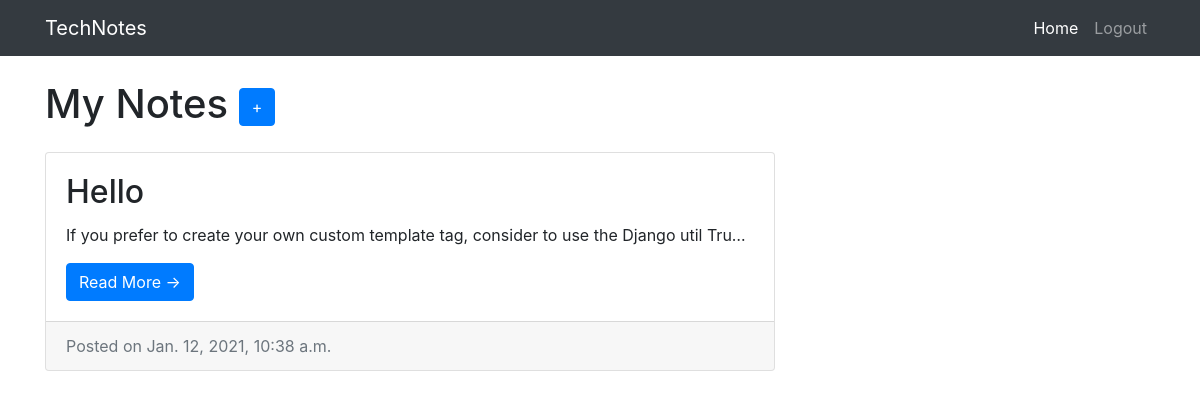
Before: /technotes/list/ (signed in) with the older database file.
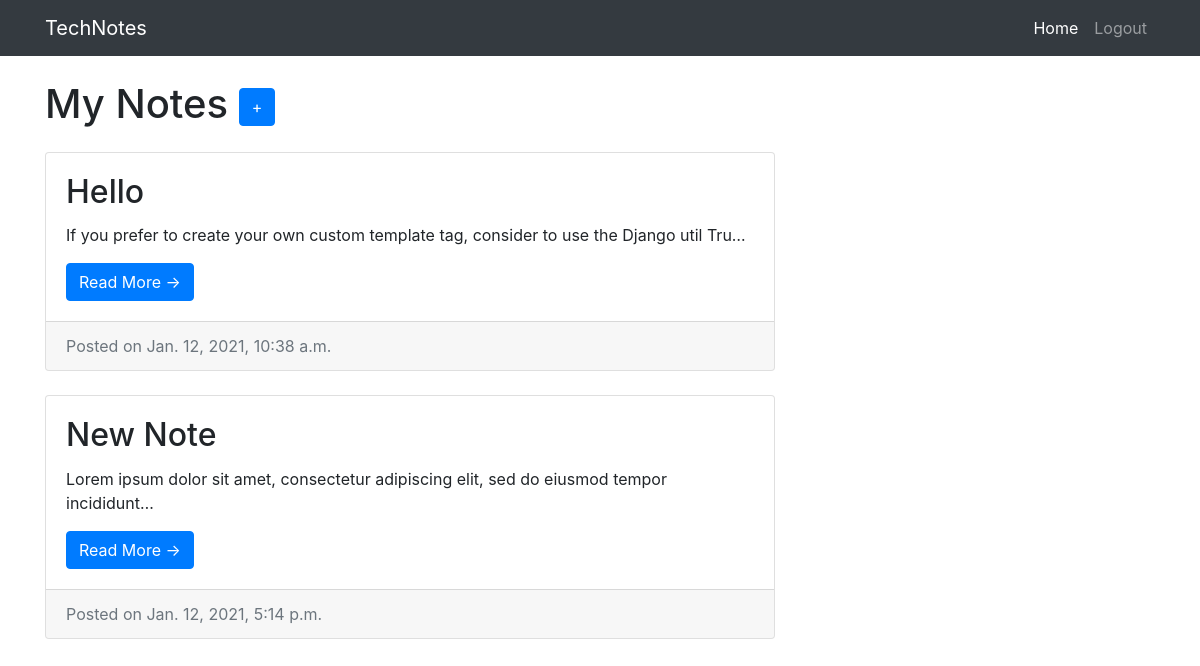
After: the same page with the newer database file.
### tech/models.py (models this page shows, shortened)
class Note(models.Model):
    owner = models.ForeignKey(User, on_delete=models.CASCADE)
    title = models.CharField(max_length=50)
    content = models.TextField()
    created = models.DateTimeField(auto_now_add=True)

### tech/views.py (the view)
# urls.py: path('list/', NoteList.as_view(), name='note_list'),
class NoteList(LoginRequiredMixin, ListView):
    login_url = '/accounts/login/'
    context_object_name = 'notes'
    def get_queryset(self):
        return Note.objects.filter(owner=self.request.user)

### tech/templates/tech/note_list.html
{% include 'base.html' %}
<div class="container">
  <div class="row">
    <div class="col-md-8">
      <h1 class="my-4">My Notes
        <a href="{% url 'add_note' %}" class="btn btn-primary">+</a>
      </h1>
      {% for note in notes %}
      <div class="card mb-4">
        <div class="card-body">
          <h2 class="card-title">{{ note.title }} </h2>
          <p class="card-text">{{ note.content|truncatechars:90 }}</p>
          <a href="/technotes/{{ note.id }}" class="btn btn-primary">Read More &rarr;</a>
        </div>
        <div class="card-footer text-muted">
          Posted on {{ note.created }}
        </div>
      </div>
      {% endfor %}
    </div>
  </div>
</div>

Changed rows visible on the page:
added Note: title "New Note", content "Lorem ipsum dolor sit amet, consectetur adipiscing elit, sed do eiusmod tempor incididunt…", created "Jan. 12, 2021, 5:14 p.m."
